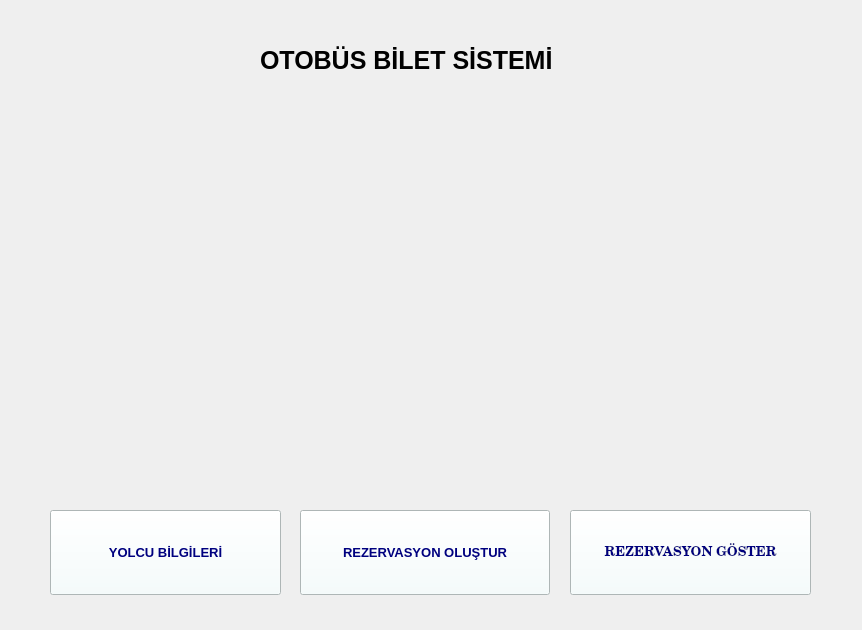
<?xml version="1.0" encoding="UTF-8"?>
<ui version="4.0">
 <class>MainWindow</class>
 <widget class="QMainWindow" name="MainWindow">
  <property name="geometry">
   <rect>
    <x>0</x>
    <y>0</y>
    <width>862</width>
    <height>630</height>
   </rect>
  </property>
  <property name="windowTitle">
   <string>MainWindow</string>
  </property>
  <property name="styleSheet">
   <string notr="true">#fff3db</string>
  </property>
  <widget class="QWidget" name="centralwidget">
   <widget class="QFrame" name="frame">
    <property name="geometry">
     <rect>
      <x>-220</x>
      <y>-30</y>
      <width>1111</width>
      <height>670</height>
     </rect>
    </property>
    <property name="styleSheet">
     <string notr="true">border-image: url(:/images/images/20210120151022187.png);
border-image: url(:/images/images/Bus-Service-Cover-26-10.jpg);
</string>
    </property>
    <property name="frameShape">
     <enum>QFrame::StyledPanel</enum>
    </property>
    <property name="frameShadow">
     <enum>QFrame::Raised</enum>
    </property>
   </widget>
   <widget class="QLabel" name="label">
    <property name="geometry">
     <rect>
      <x>260</x>
      <y>20</y>
      <width>431</width>
      <height>80</height>
     </rect>
    </property>
    <property name="font">
     <font>
      <pointsize>19</pointsize>
      <italic>false</italic>
      <bold>true</bold>
     </font>
    </property>
    <property name="styleSheet">
     <string notr="true"/>
    </property>
    <property name="text">
     <string>OTOBÜS BİLET SİSTEMİ</string>
    </property>
   </widget>
   <widget class="QPushButton" name="pushButton_passenger">
    <property name="geometry">
     <rect>
      <x>50</x>
      <y>510</y>
      <width>231</width>
      <height>85</height>
     </rect>
    </property>
    <property name="font">
     <font>
      <pointsize>10</pointsize>
      <italic>false</italic>
      <bold>true</bold>
      <underline>false</underline>
      <strikeout>false</strikeout>
      <kerning>true</kerning>
     </font>
    </property>
    <property name="styleSheet">
     <string notr="true">background-color: rgb(243, 255, 255);
font: 700 10pt &quot;Century Schoolbook&quot;;
color: rgb(0, 0, 127);</string>
    </property>
    <property name="text">
     <string>YOLCU BİLGİLERİ</string>
    </property>
   </widget>
   <widget class="QPushButton" name="reservasyonGoster">
    <property name="geometry">
     <rect>
      <x>570</x>
      <y>510</y>
      <width>241</width>
      <height>85</height>
     </rect>
    </property>
    <property name="font">
     <font>
      <family>Century Schoolbook</family>
      <pointsize>10</pointsize>
      <italic>false</italic>
      <bold>true</bold>
     </font>
    </property>
    <property name="styleSheet">
     <string notr="true">color: rgb(0, 0, 127);
font: 700 10pt &quot;Century Schoolbook&quot;;
background-color: rgb(243, 255, 255);</string>
    </property>
    <property name="text">
     <string>REZERVASYON GÖSTER</string>
    </property>
   </widget>
   <widget class="QPushButton" name="pushButton_reserved">
    <property name="geometry">
     <rect>
      <x>300</x>
      <y>510</y>
      <width>250</width>
      <height>85</height>
     </rect>
    </property>
    <property name="font">
     <font>
      <pointsize>10</pointsize>
      <italic>false</italic>
      <bold>true</bold>
     </font>
    </property>
    <property name="styleSheet">
     <string notr="true">color: rgb(0, 0, 127);
font: 700 10pt &quot;Century Schoolbook&quot;;
background-color: rgb(243, 255, 255);</string>
    </property>
    <property name="text">
     <string>REZERVASYON OLUŞTUR</string>
    </property>
   </widget>
  </widget>
  <widget class="QMenuBar" name="menubar">
   <property name="geometry">
    <rect>
     <x>0</x>
     <y>0</y>
     <width>862</width>
     <height>26</height>
    </rect>
   </property>
  </widget>
 </widget>
 <resources/>
 <connections/>
</ui>
